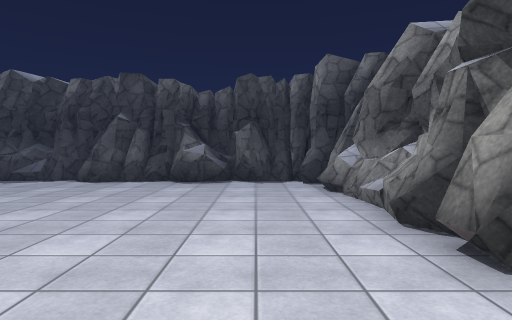
view 1 (above)

23 first-person views from a walk through a 3-D level made in the Unity game engine. The camera is 1.3 m above the floor, tilts 2° down and sees 75° across. The floor is counted in squares, 2 m on a side. Each view is taken from the middle of a square. On the plan, view 1 faces up. The plan holds only what a view shows up to about 10 squares ahead; the rest is blank. The place goes on beyond the plan. Some surface patterns are stand-ins.

view 2
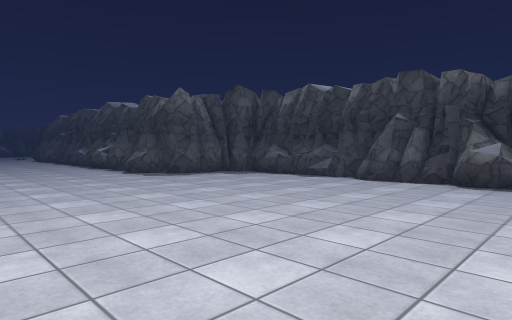

view 3
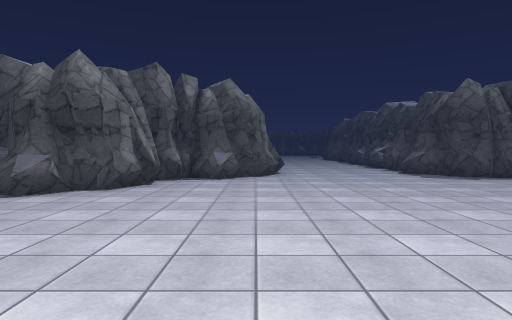

view 4
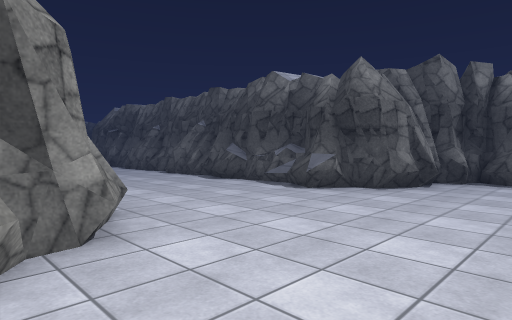

view 5
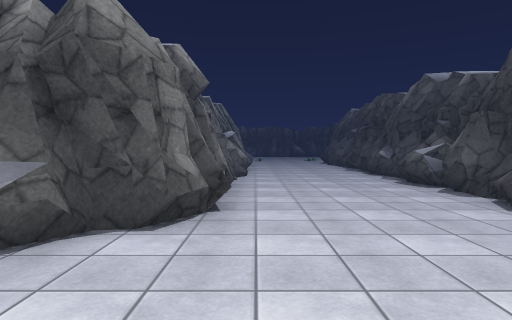

view 6
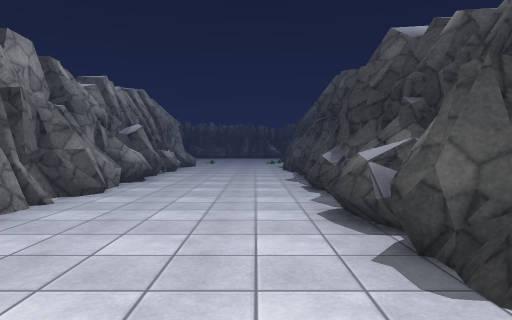

view 7
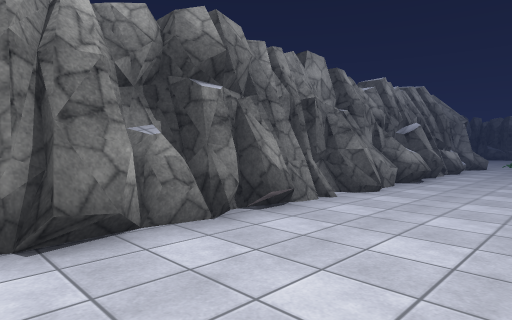

view 8
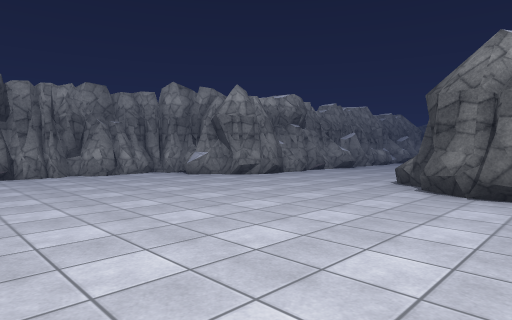

view 9
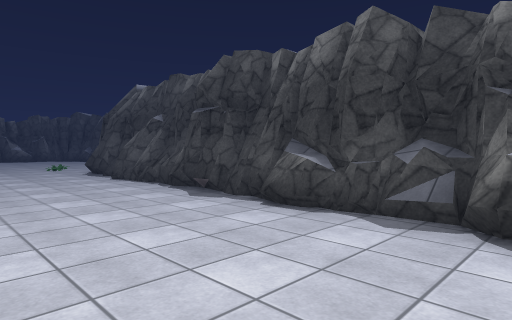

view 10
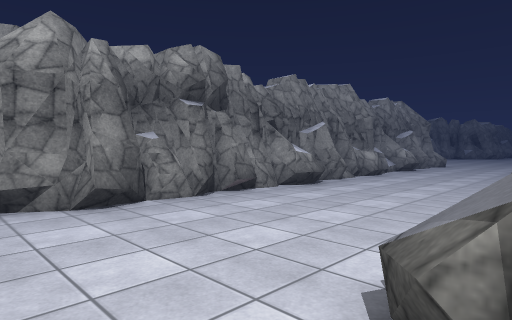

view 11
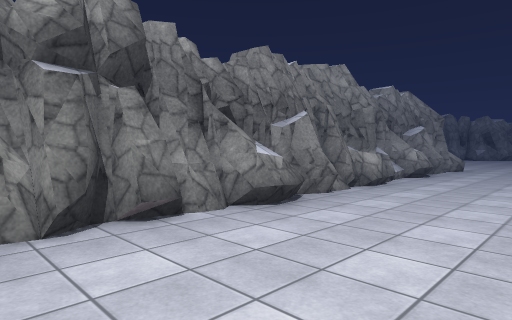

view 12
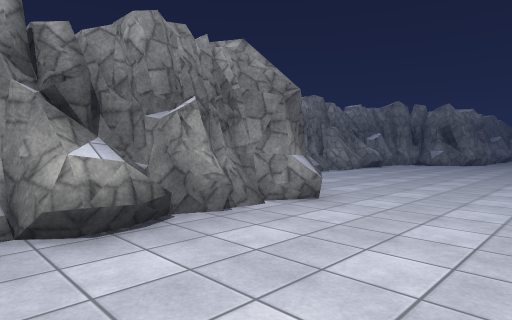

view 13
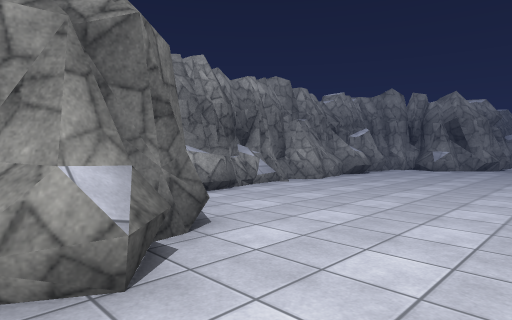

view 14
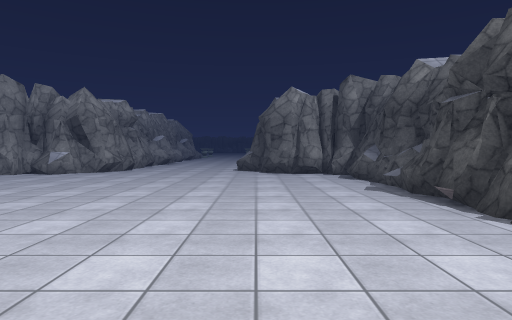

view 15
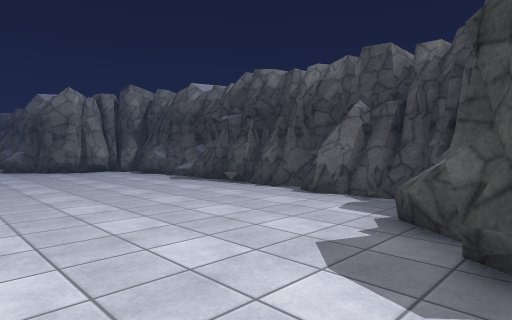

view 16
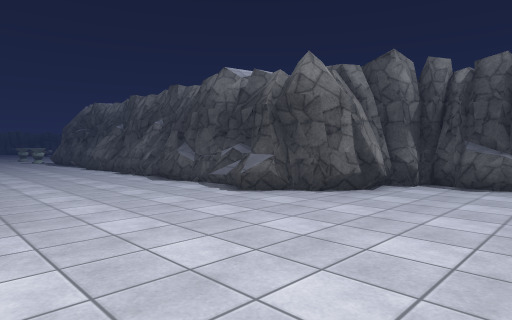

view 17
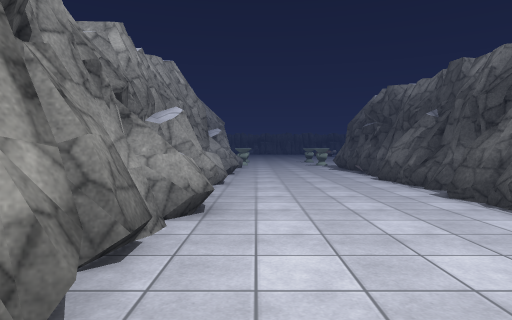

view 18
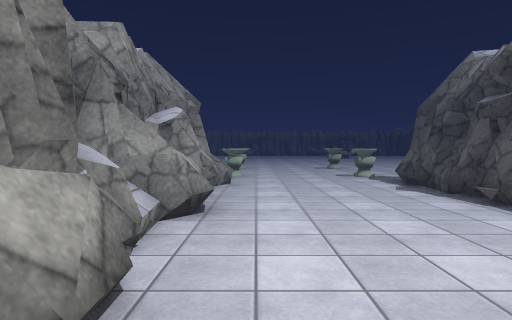

view 19
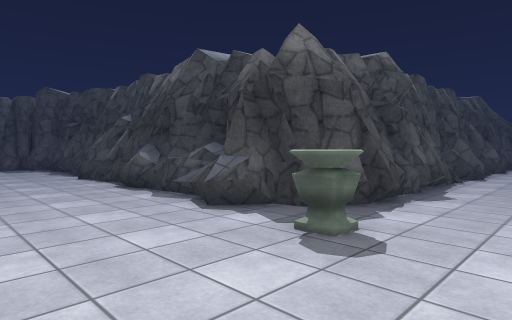

view 20
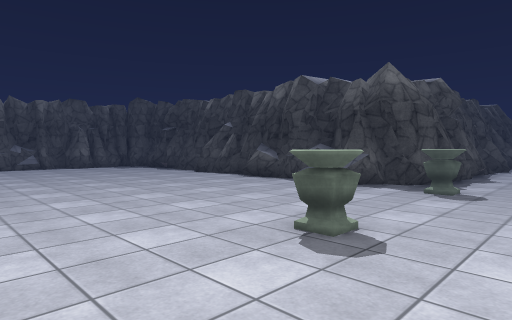

view 21
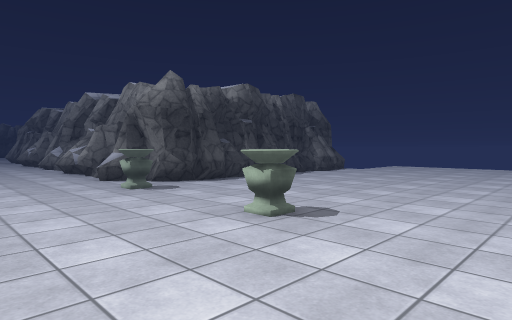

view 22
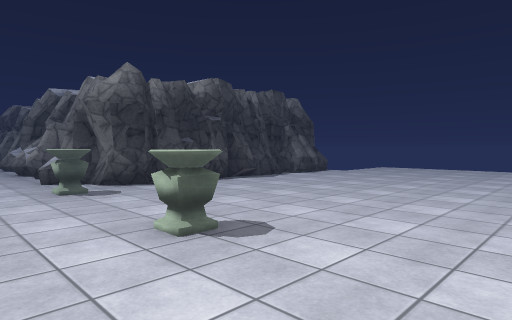

view 23
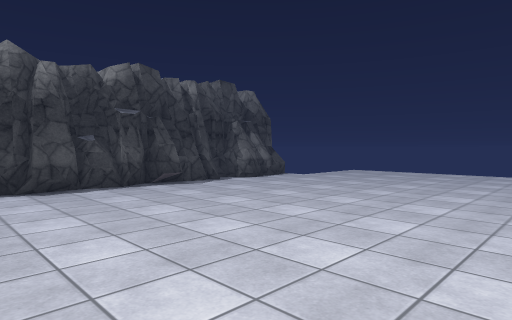

### Floor plan
Key: @ floor where view 1 was taken; # wall or solid block; . floor; = window, fence, low wall or low ledge; ^ raised ledge; O other object.
Columns run from 20 left of view 1 to 8 right of it. Each row starts with its distance up from view 1.
  7              #########
  6             ##.......##
  5       #######........##
  4 ########.^###.........#
  3 ......................#
  2 ......................#
  1 =.....................#
  0 #############.......@.#
 -1             ##........#
 -2             ###.....###
 -3               ##...###
 -4               ##...##
 -5                #...#
 -6                #...#
 -7                #...#
 -8                #...#
 -9                #...#
-10                 ...#
-11                 ...#
-12                 ...#
-13                 ...#
-14                 ...#
-15               ##...#
-16              ##.....
-17             ##.......##
-18             ##........#
-19             #.........#
-20             #.........#
-21             #.........#
-22             #........^#
-23             ##.......##
-24             ##......=#
-25              ##....###
-26               ##...#
-27               ##...#
-28                #...#
-29                #...#
-30                #...#
-31                #...#
-32                #...#
-33                #...#
-34                #...#
-35                #...#
-36                #...#
-37                #...##
-38      ###########....#######
-39      #.........O..O.......
-40        ......................
-41       .......................
-42      #.........O..O..........
-43        ......................
-44              ...........

Where each view was taken, in squares from view 1:
view 1: 0 up, 0 right, facing up
view 2: 0 up, 0 right, facing up-left
view 3: 0 up, 0 right, facing left
view 4: 0 up, 0 right, facing down-left
view 5: 1 up, 5 left, facing left
view 6: 3 up, 8 left, facing left
view 7: 3 up, 8 left, facing down-left
view 8: 3 up, 7 left, facing down-right
view 9: 1 up, 11 left, facing up-left
view 10: 2 down, 5 left, facing down-right
view 11: 4 down, 4 left, facing down-right
view 12: 11 down, 4 left, facing down-right
view 13: 14 down, 3 left, facing down-right
view 14: 16 down, 5 left, facing down
view 15: 15 down, 3 left, facing down-left
view 16: 22 down, 1 left, facing down-left
view 17: 26 down, 2 left, facing down
view 18: 31 down, 2 left, facing down
view 19: 41 down, 3 left, facing up-left
view 20: 44 down, 3 left, facing up-left
view 21: 44 down, 4 left, facing up-right
view 22: 44 down, 3 left, facing up-right
view 23: 44 down, 1 left, facing up-right
